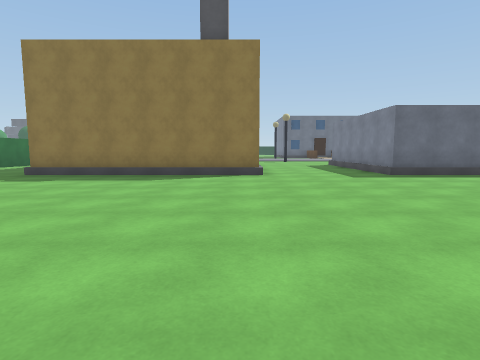
View 1 (above)

24 first-person views from a walk through a Unity game level. The camera is 1.3 m above the floor, tilts 6° down and sees 80° across. The floor is counted in squares, 2 m on a side. Each view is taken from the middle of a square. On the plan, view 1 faces up. The plan holds only what a view shows up to about 9 squares ahead; the rest is blank. The place goes on beyond the plan. The player character is not drawn. Some animated figures are left out. Door leaves are left out, so doorways stand open.

View 2
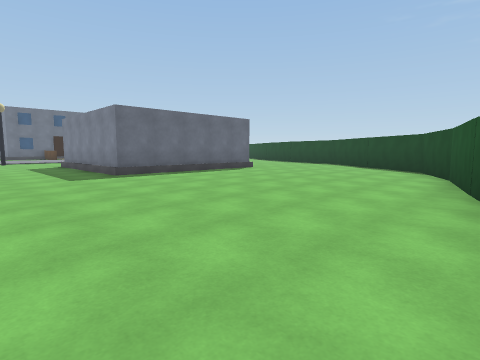

View 3
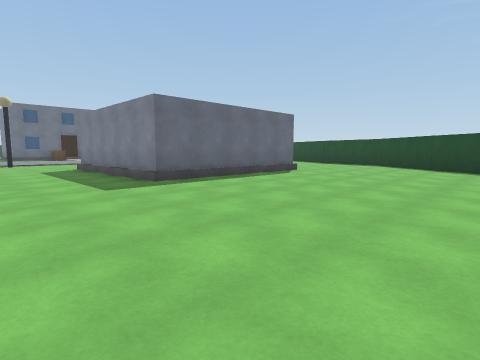

View 4
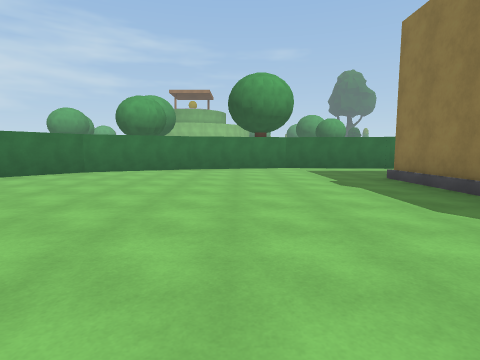

View 5
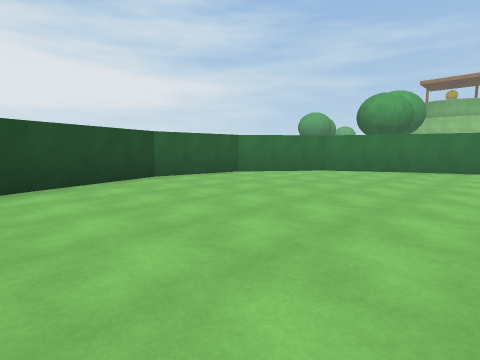

View 6
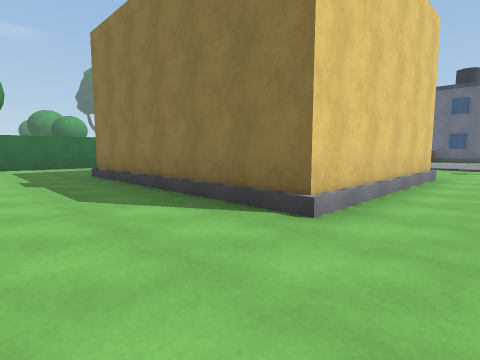

View 7
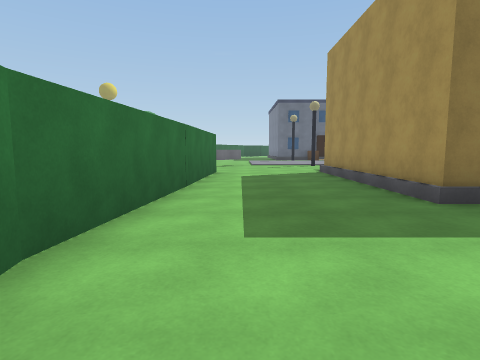

View 8
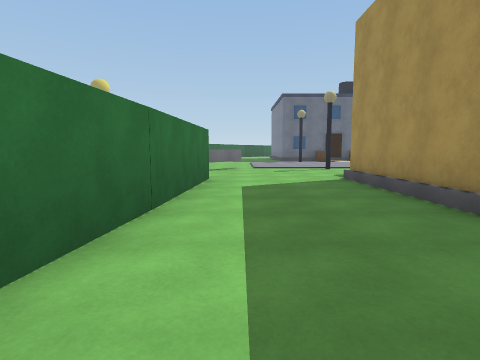

View 9
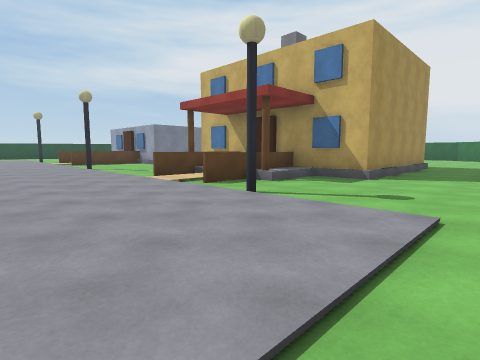

View 10
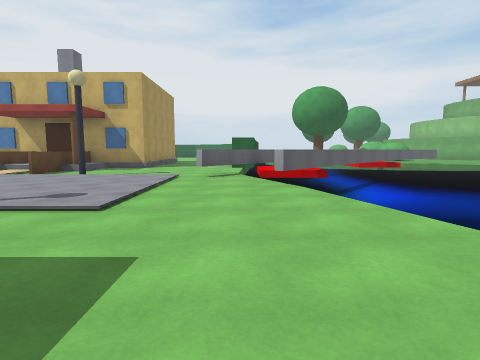

View 11
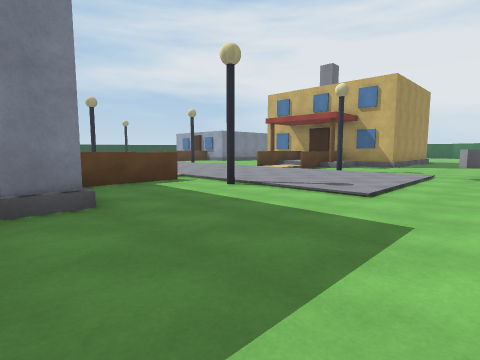

View 12
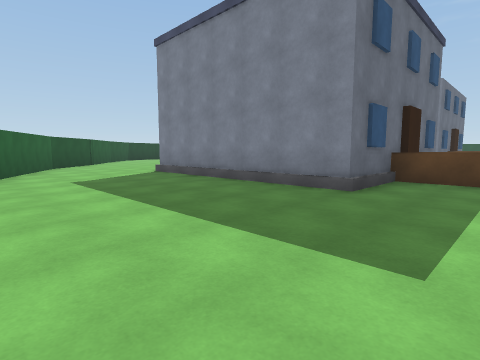

View 13
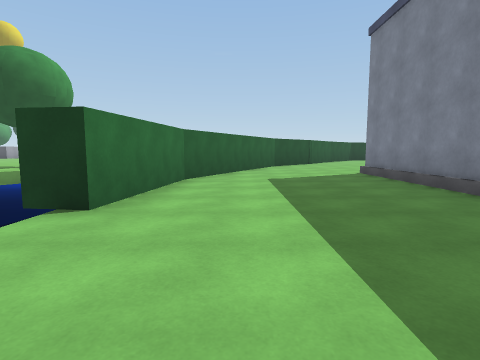

View 14
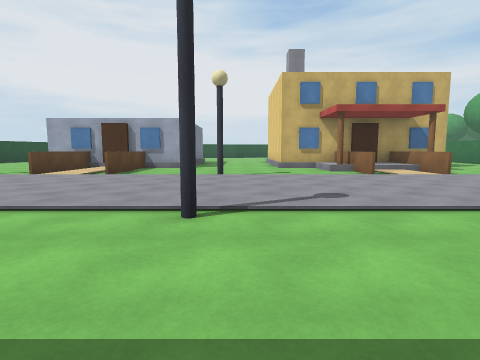

View 15
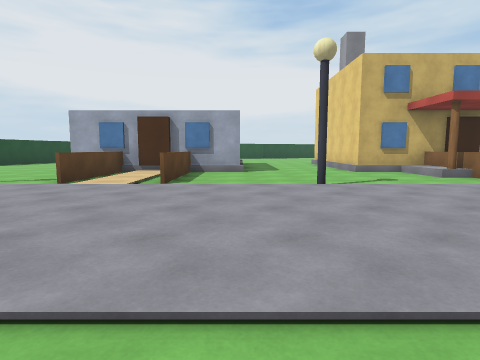

View 16
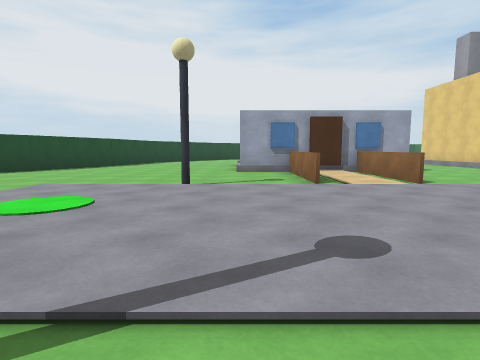

View 17
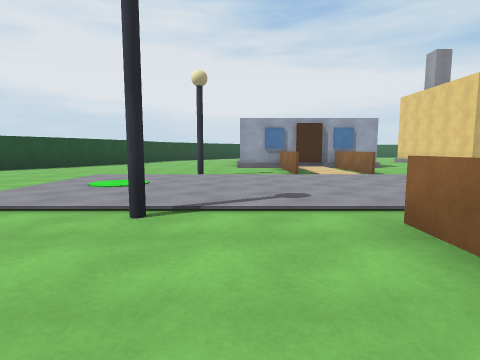

View 18
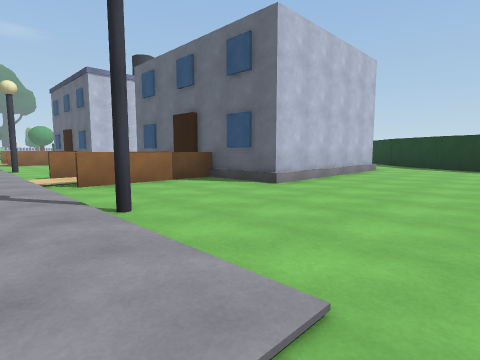

View 19
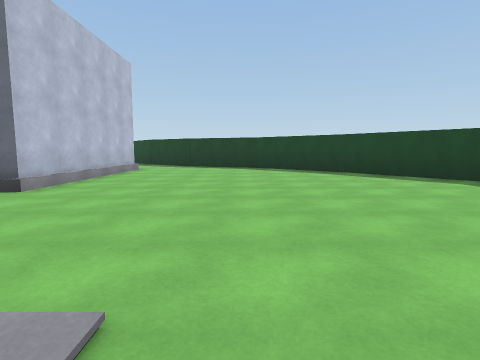

View 20
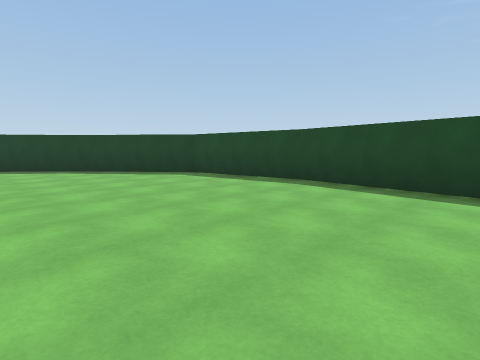

View 21
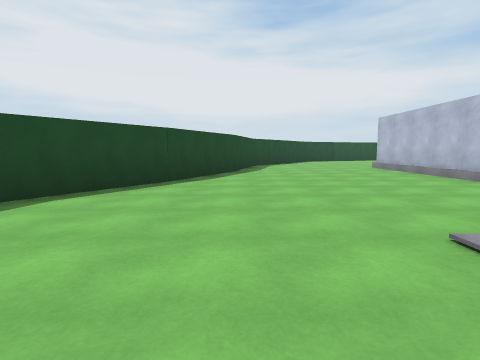

View 22
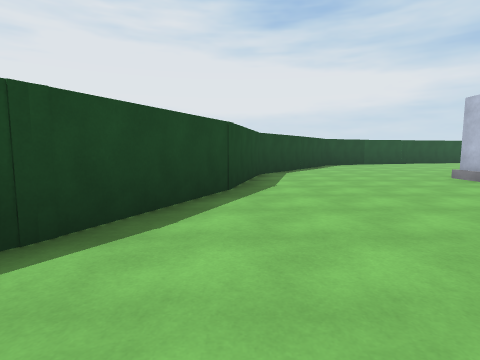

View 23
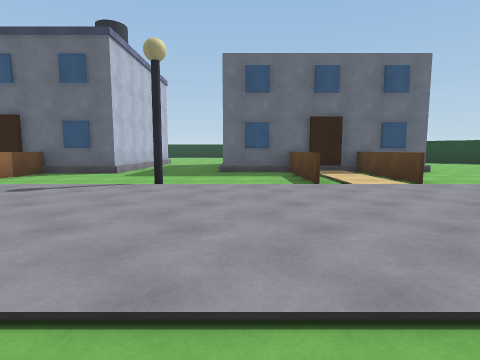

View 24
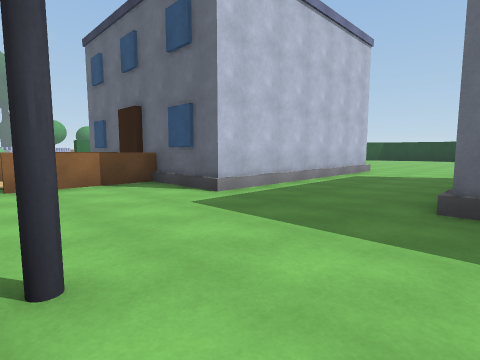

### Floor plan
Key: @ floor where view 1 was taken; # wall or solid block; x gap in a wall; . main floor; : floor 0.25 m higher than the main floor; + floor 0.5 m higher than the main floor; / step, stairs or slope; = window, fence, low wall or low ledge; ≈ liquid the walk keeps out of; O other object.
Columns run from 13 left of view 1 to 19 right of it. Each row starts with its distance up from view 1.
 32      #
 31     #..                 ##
 30    ##...      ..        .#
 29    #....#    #...      ... ##
 28    #....#    #...     O......#
 27 ≈ #.....#    #...     O.......#
 26 ≈≈#.....#    #...     O.......##
 25 ≈≈#.....#    #...     O........#
 24   x.....#    #...OOOOOO........##
 23   ≈.....######....O.O...........#
 22    ......= =......=.=...........#
 21   ≈......= =......=.=...........#
 20   ≈.....O......O.......O........#
 19 ≈≈≈............................##
 18 ≈≈ .....................:......#
 17 ≈≈≈#.........................
 16 ≈≈=:≈#..O......O.......O......
 15 ≈#≈:#...O=.=......=.=..O.......
 14 #≈≈#≈....O  O.....=.=.........#
 13     ≈..../OO+.....#.O........##
 12     #...OOOOOO...OOOOOO......#
 11     #...O    O...O    O.....##
 10     #...O    O...O    O.....#
  9     #...O    O...O    O....##
  8     #...OOOOOO...OOOOOO....#
  7    ##......................#
  6    #......................##
  5    ##.....................#
  4     #....................#
  3     #...................##
  2     #..................##
  1     ##...............###
  0      #.......@...  ###
 -1      ##.......#
 -2        ##...###
 -3         ####

Positions as (right, up) in squares from view 1, and headings:
1: (0, 0), facing up
2: (1, 0), facing up-right
3: (1, 2), facing up-right
4: (1, 4), facing left
5: (1, 4), facing down-left
6: (2, 5), facing up-left
7: (-8, 4), facing up
8: (-8, 6), facing up
9: (-8, 19), facing down-right
10: (-9, 23), facing down
11: (-9, 24), facing down-right
12: (-10, 21), facing up-right
13: (-9, 21), facing up
14: (2, 23), facing down
15: (4, 21), facing down
16: (9, 21), facing down
17: (9, 23), facing down
18: (13, 19), facing up-left
19: (13, 19), facing up
20: (13, 18), facing up-right
21: (14, 18), facing down
22: (14, 14), facing down
23: (4, 15), facing up
24: (4, 20), facing up-left
